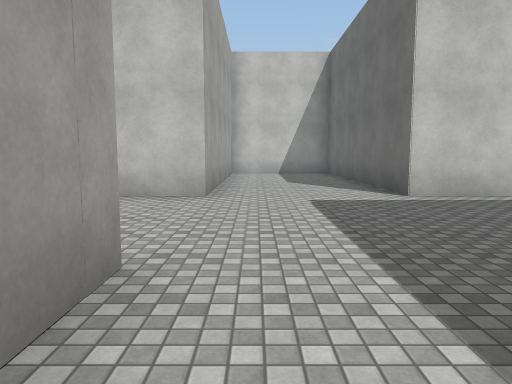
[1] (above)

24 first-person views from a walk through a Unity game level. The camera is 1.5 m above the floor, tilts 6° down and sees 70° across. The floor is counted in squares, 2 m on a side. Each view is taken from the middle of a square. On the plan, view 1 faces up. The plan holds only what a view shows up to about 11 squares ahead; the rest is blank. The place goes on beyond the plan. The player is left out. Surface patterns are stand-ins for the level's own textures.

[2]
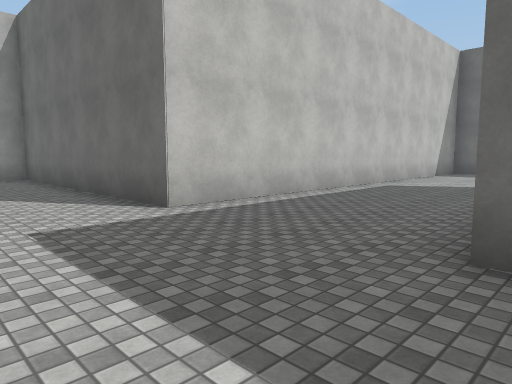

[3]
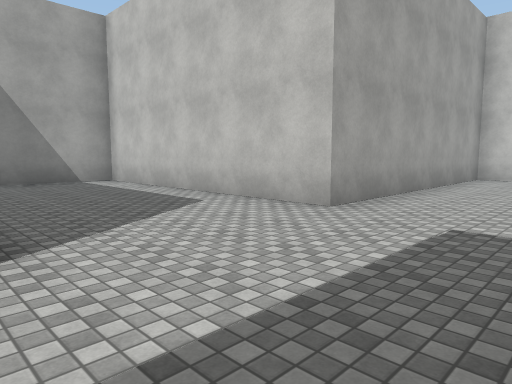

[4]
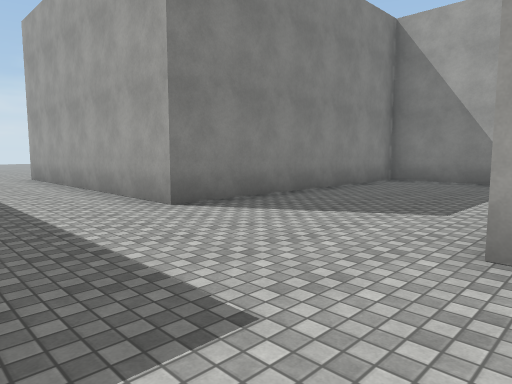

[5]
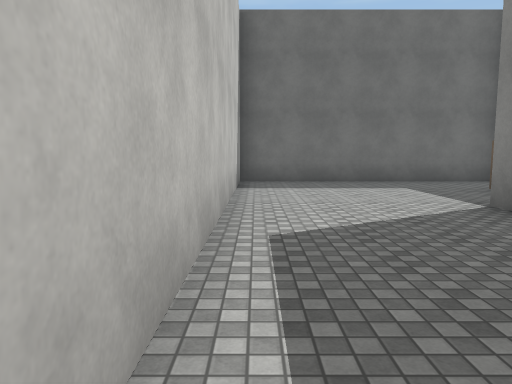

[6]
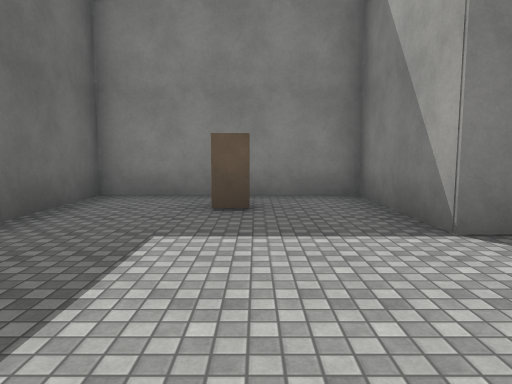

[7]
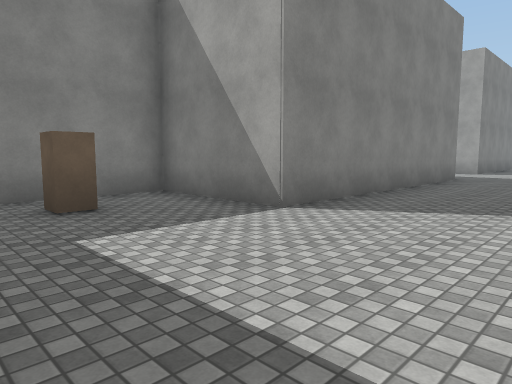

[8]
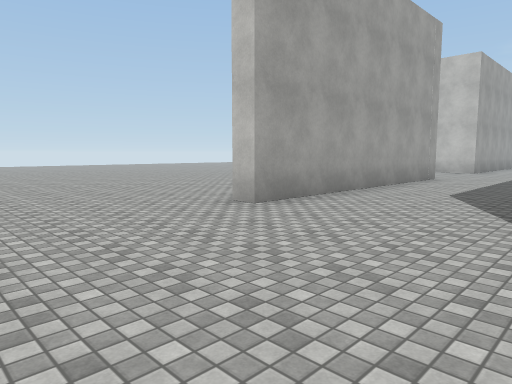

[9]
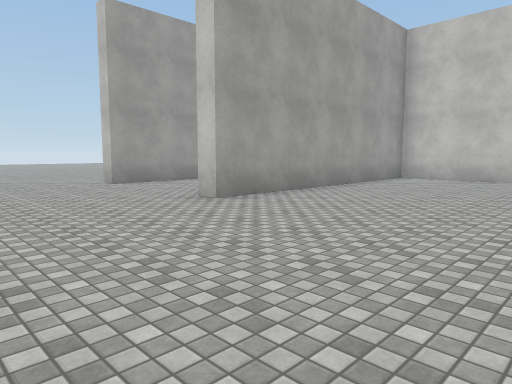

[10]
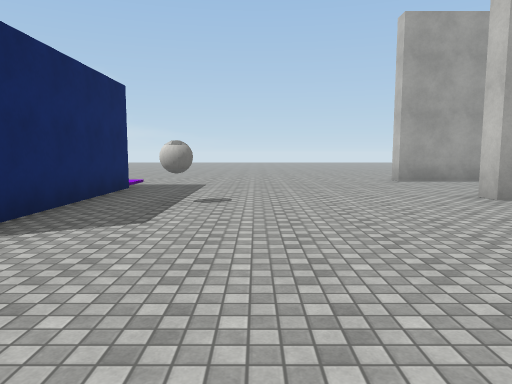

[11]
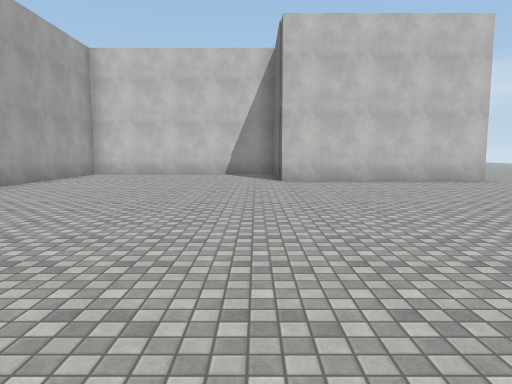

[12]
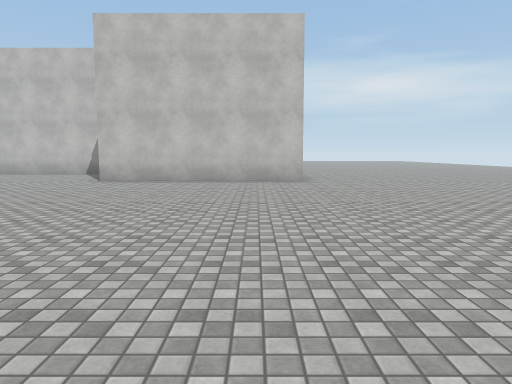

[13]
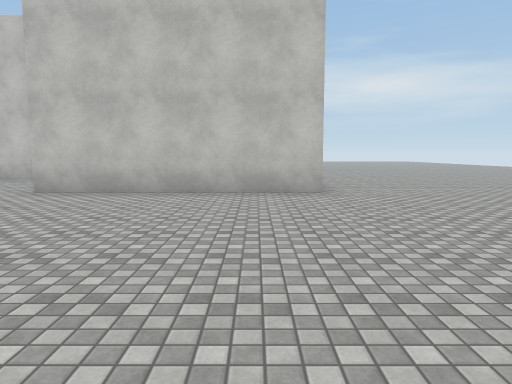

[14]
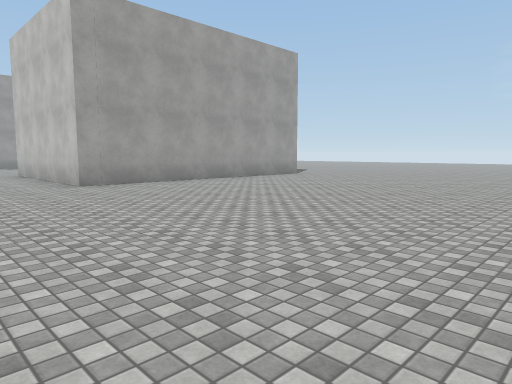

[15]
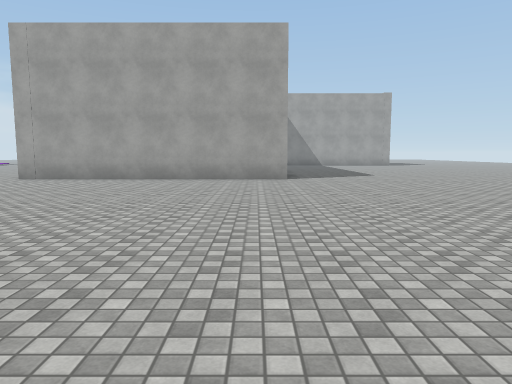

[16]
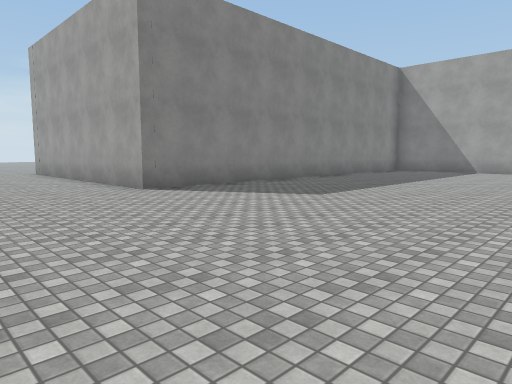

[17]
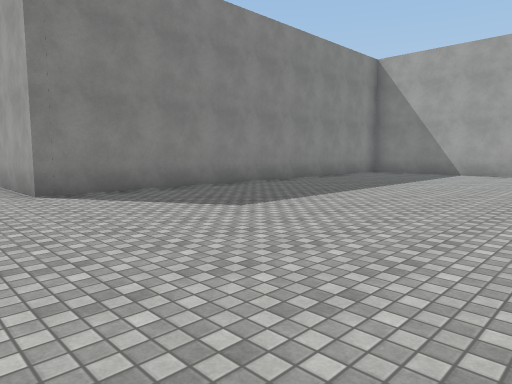

[18]
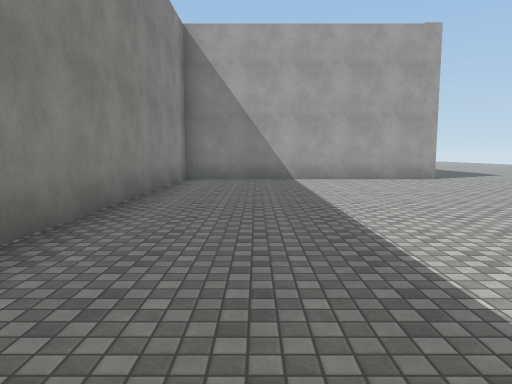

[19]
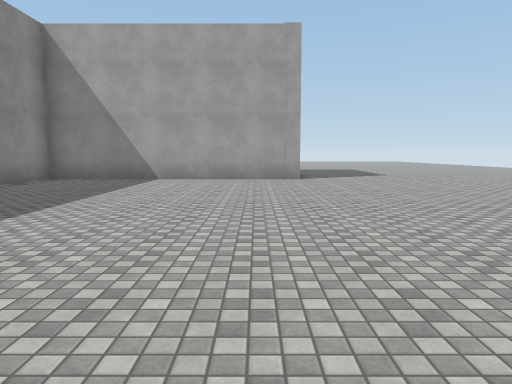

[20]
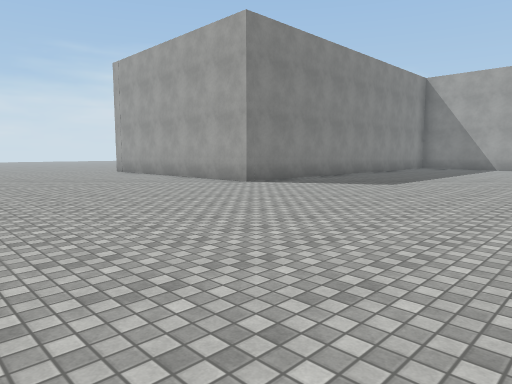

[21]
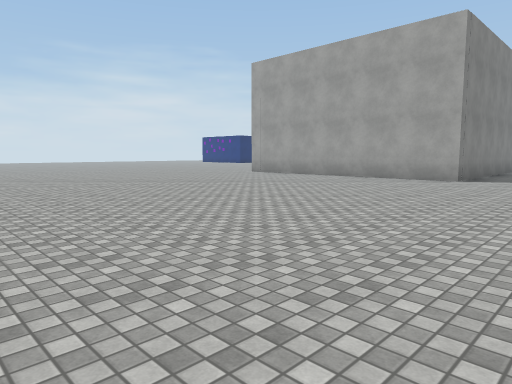

[22]
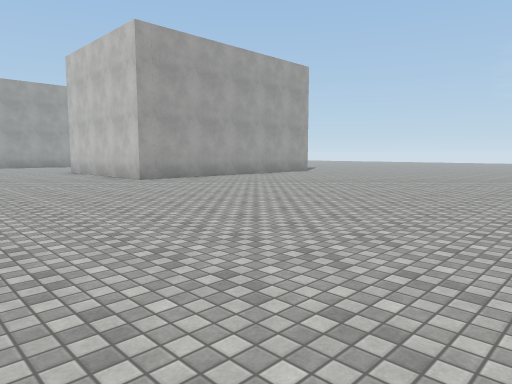

[23]
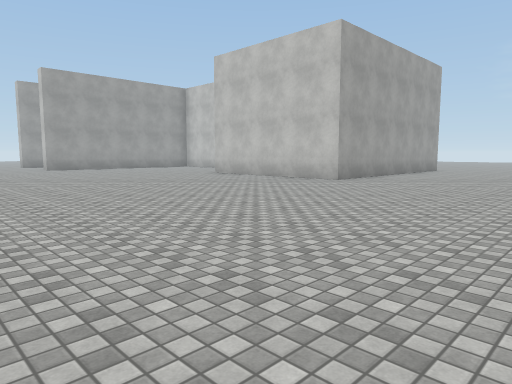

[24]
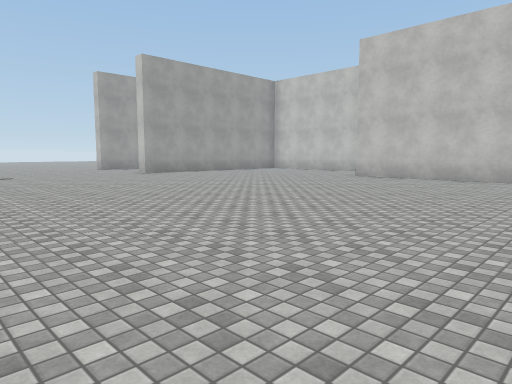

### Floor plan
Points are (right, up) in squares from view 1. A wall is a line through its corners. A room is listed if a view was taken in it or the views show most of it. See-through windows are left out.
Room 1 (views 1, 2, 3, 4, 5, 6, 7, 8, 9, 10, 11, 12, 13, 14, 15, 16, 17, 18, 19, 20, 21, 22, 23, 24)
walls: (7.9, 2.2) (3.5, 2.2); (14.4, 6.4) (2.7, 6.4) (2.7, 13.8) (2, 13.8); (3.2, 1.9) (3.2, -5.1) (2.6, -5.1); (2.6, 2.7) (10.2, 2.7) (10.2, -0.5) (14.8, -0.5) (14.8, 6.5); (1, -11.8) (5.1, -11.8); (3.2, 14.4) (3.2, 6.9) (15.3, 6.9) (15.3, -1) (9.7, -1) (9.7, 0); (0, 13.8) (-0.9, 13.8) (-0.9, 6.4) (-8, 6.4) (-8, 2.3) (-0.9, 2.3) (-0.9, -5.1) (-1.5, -5.1)
objects: other object (3, -10); block (12, 1)

Where each view was taken, in squares from view 1:
view 1: 0 up, 0 right, facing up
view 2: 2 up, 0 right, facing up-right
view 3: 2 up, 2 right, facing up-left
view 4: 7 up, 2 right, facing down-left
view 5: 6 up, 5 right, facing right
view 6: 6 up, 12 right, facing down
view 7: 6 up, 14 right, facing down-left
view 8: 9 down, 3 right, facing up-left
view 9: 9 down, 8 right, facing up-left
view 10: 9 down, 9 right, facing left
view 11: 11 down, 9 right, facing up
view 12: 11 down, 14 right, facing up
view 13: 8 down, 14 right, facing up
view 14: 4 down, 24 right, facing up-left
view 15: 6 up, 26 right, facing left
view 16: 14 up, 19 right, facing down-left
view 17: 14 up, 17 right, facing down-left
view 18: 9 up, 14 right, facing left
view 19: 13 up, 14 right, facing left
view 20: 14 up, 22 right, facing down-left
view 21: 10 up, 26 right, facing down-left
view 22: 6 down, 25 right, facing up-left
view 23: 10 down, 21 right, facing up-left
view 24: 12 down, 16 right, facing up-left
